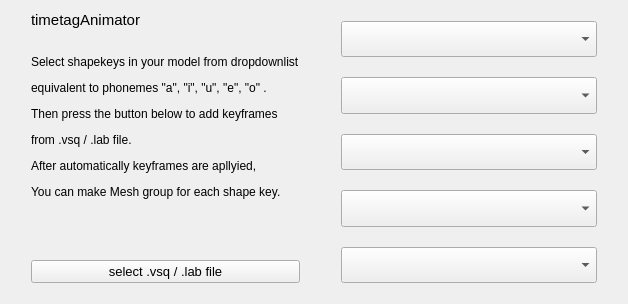
<?xml version="1.0" encoding="UTF-8"?>
<ui version="4.0">
 <class>ToolWindow</class>
 <widget class="QWidget" name="ToolWindow">
  <property name="geometry">
   <rect>
    <x>0</x>
    <y>0</y>
    <width>628</width>
    <height>304</height>
   </rect>
  </property>
  <property name="windowTitle">
   <string>Form</string>
  </property>
  <layout class="QHBoxLayout" name="horizontalLayout_2">
   <item>
    <layout class="QHBoxLayout" name="horizontalLayout">
     <item>
      <layout class="QVBoxLayout" name="verticalLayout_2">
       <property name="leftMargin">
        <number>20</number>
       </property>
       <property name="topMargin">
        <number>0</number>
       </property>
       <property name="rightMargin">
        <number>15</number>
       </property>
       <property name="bottomMargin">
        <number>10</number>
       </property>
       <item>
        <widget class="QLabel" name="label">
         <property name="text">
          <string>&lt;html&gt;&lt;head/&gt;&lt;body&gt;&lt;p&gt;&lt;span style=&quot; font-size:11pt;&quot;&gt;timetagAnimator&lt;/span&gt;&lt;/p&gt;&lt;p&gt;&lt;br/&gt;Select shapekeys in your model from dropdownlist&lt;/p&gt;&lt;p&gt;equivalent to phonemes &amp;quot;a&amp;quot;, &amp;quot;i&amp;quot;, &amp;quot;u&amp;quot;, &amp;quot;e&amp;quot;, &amp;quot;o&amp;quot; .&lt;/p&gt;&lt;p&gt;Then press the button below to add keyframes &lt;/p&gt;&lt;p&gt;from .vsq / .lab file.&lt;/p&gt;&lt;p&gt;After automatically keyframes are apllyied,&lt;/p&gt;&lt;p&gt;You can make Mesh group for each shape key.&lt;/p&gt;&lt;/body&gt;&lt;/html&gt;</string>
         </property>
         <property name="alignment">
          <set>Qt::AlignmentFlag::AlignLeading|Qt::AlignmentFlag::AlignLeft|Qt::AlignmentFlag::AlignTop</set>
         </property>
         <property name="margin">
          <number>10</number>
         </property>
        </widget>
       </item>
       <item>
        <widget class="QPushButton" name="selectButton">
         <property name="enabled">
          <bool>true</bool>
         </property>
         <property name="sizePolicy">
          <sizepolicy hsizetype="Minimum" vsizetype="Fixed">
           <horstretch>0</horstretch>
           <verstretch>0</verstretch>
          </sizepolicy>
         </property>
         <property name="font">
          <font>
           <pointsize>10</pointsize>
          </font>
         </property>
         <property name="text">
          <string>select .vsq / .lab file</string>
         </property>
        </widget>
       </item>
      </layout>
     </item>
     <item>
      <layout class="QVBoxLayout" name="verticalLayout">
       <property name="spacing">
        <number>20</number>
       </property>
       <property name="sizeConstraint">
        <enum>QLayout::SizeConstraint::SetMaximumSize</enum>
       </property>
       <property name="leftMargin">
        <number>20</number>
       </property>
       <property name="topMargin">
        <number>10</number>
       </property>
       <property name="rightMargin">
        <number>20</number>
       </property>
       <property name="bottomMargin">
        <number>10</number>
       </property>
       <item>
        <widget class="QComboBox" name="comboBox_1">
         <property name="sizePolicy">
          <sizepolicy hsizetype="Preferred" vsizetype="Minimum">
           <horstretch>0</horstretch>
           <verstretch>0</verstretch>
          </sizepolicy>
         </property>
        </widget>
       </item>
       <item>
        <widget class="QComboBox" name="comboBox_2">
         <property name="sizePolicy">
          <sizepolicy hsizetype="Preferred" vsizetype="Minimum">
           <horstretch>0</horstretch>
           <verstretch>0</verstretch>
          </sizepolicy>
         </property>
        </widget>
       </item>
       <item>
        <widget class="QComboBox" name="comboBox_3">
         <property name="sizePolicy">
          <sizepolicy hsizetype="Preferred" vsizetype="Minimum">
           <horstretch>0</horstretch>
           <verstretch>0</verstretch>
          </sizepolicy>
         </property>
        </widget>
       </item>
       <item>
        <widget class="QComboBox" name="comboBox_4">
         <property name="sizePolicy">
          <sizepolicy hsizetype="Preferred" vsizetype="Minimum">
           <horstretch>0</horstretch>
           <verstretch>0</verstretch>
          </sizepolicy>
         </property>
        </widget>
       </item>
       <item>
        <widget class="QComboBox" name="comboBox_5">
         <property name="sizePolicy">
          <sizepolicy hsizetype="Preferred" vsizetype="Minimum">
           <horstretch>0</horstretch>
           <verstretch>0</verstretch>
          </sizepolicy>
         </property>
        </widget>
       </item>
      </layout>
     </item>
    </layout>
   </item>
  </layout>
 </widget>
 <resources/>
 <connections/>
</ui>
